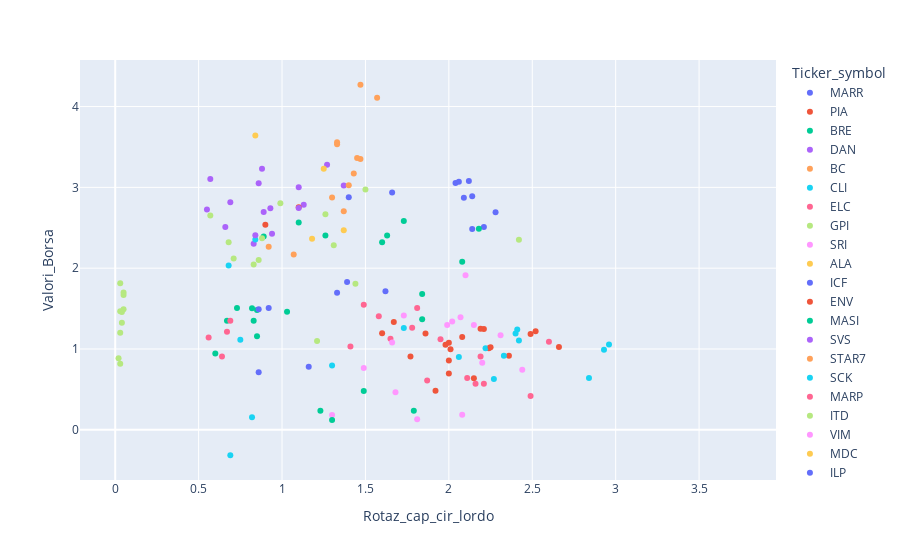

The cell this chart's notebook holds for it:
### Code cell
fig = px.scatter(df, y="Valori_Borsa", x="Rotaz_cap_cir_lordo", color='Ticker_symbol')
fig

### Figure 1 — Plotly figure (JSON) as saved in the notebook; plotly's stock layout.template omitted (floating-point values rounded to 4 significant figures)
{"data": [{"hovertemplate": "Ticker_symbol=MARR<br>Rotaz_cap_cir_lordo=%{x}<br>Valori_Borsa=%{y}<extra></extra>", "legendgroup": "MARR", "marker": {"color": "#636efa", "symbol": "circle"}, "mode": "markers", "name": "MARR", "orientation": "v", "showlegend": true, "type": "scatter", "x": [2.21, 1.66, 1.4, 2.04, 2.06, 2.12, 2.09, 2.14, 2.28, 2.14], "xaxis": "x", "y": [2.51, 2.935, 2.879, 3.054, 3.069, 3.079, 2.871, 2.889, 2.691, 2.485], "yaxis": "y"}, {"hovertemplate": "Ticker_symbol=PIA<br>Rotaz_cap_cir_lordo=%{x}<br>Valori_Borsa=%{y}<extra></extra>", "legendgroup": "PIA", "marker": {"color": "#EF553B", "symbol": "circle"}, "mode": "markers", "name": "PIA", "orientation": "v", "showlegend": true, "type": "scatter", "x": [2, 1.98, 2.01, 2.24, 2.15, 2.36, 1.92, 2, 1.77, 2], "xaxis": "x", "y": [1.077, 1.052, 0.9962, 1.008, 0.6392, 0.9179, 0.4837, 0.6981, 0.9066, 0.857], "yaxis": "y"}, {"hovertemplate": "Ticker_symbol=BRE<br>Rotaz_cap_cir_lordo=%{x}<br>Valori_Borsa=%{y}<extra></extra>", "legendgroup": "BRE", "marker": {"color": "#00cc96", "symbol": "circle"}, "mode": "markers", "name": "BRE", "orientation": "v", "showlegend": true, "type": "scatter", "x": [1.26, 1.1, 0.89, 1.63, 1.6, 1.73, 2.18, 2.08, 1.84, 1.84], "xaxis": "x", "y": [2.403, 2.564, 2.393, 2.404, 2.32, 2.585, 2.489, 2.08, 1.682, 1.368], "yaxis": "y"}, {"hovertemplate": "Ticker_symbol=DAN<br>Rotaz_cap_cir_lordo=%{x}<br>Valori_Borsa=%{y}<extra></extra>", "legendgroup": "DAN", "marker": {"color": "#ab63fa", "symbol": "circle"}, "mode": "markers", "name": "DAN", "orientation": "v", "showlegend": true, "type": "scatter", "x": [0.57, 1.27, 0.55, 0.69, 1.13, 0.86, 1.37, 0.93, 1.1, 0.88], "xaxis": "x", "y": [3.105, 3.279, 2.727, 2.815, 2.785, 3.052, 3.024, 2.741, 3.0, 3.231], "yaxis": "y"}, {"hovertemplate": "Ticker_symbol=BC<br>Rotaz_cap_cir_lordo=%{x}<br>Valori_Borsa=%{y}<extra></extra>", "legendgroup": "BC", "marker": {"color": "#FFA15A", "symbol": "circle"}, "mode": "markers", "name": "BC", "orientation": "v", "showlegend": true, "type": "scatter", "x": [1.47, 1.57, 1.33, 1.33, 1.47, 1.45, 1.4, 1.37, 1.3, 1.43], "xaxis": "x", "y": [4.27, 4.108, 3.533, 3.559, 3.35, 3.364, 3.027, 2.703, 2.874, 3.171], "yaxis": "y"}, {"hovertemplate": "Ticker_symbol=CLI<br>Rotaz_cap_cir_lordo=%{x}<br>Valori_Borsa=%{y}<extra></extra>", "legendgroup": "CLI", "marker": {"color": "#19d3f3", "symbol": "circle"}, "mode": "markers", "name": "CLI", "orientation": "v", "showlegend": true, "type": "scatter", "x": [2.96, 2.41, 2.06, 2.33, 2.22, 1.73, 2.42, 2.4, 2.93, 2.84], "xaxis": "x", "y": [1.054, 1.241, 0.9002, 0.9163, 1.008, 1.258, 1.105, 1.193, 0.9895, 0.6419], "yaxis": "y"}, {"hovertemplate": "Ticker_symbol=ELC<br>Rotaz_cap_cir_lordo=%{x}<br>Valori_Borsa=%{y}<extra></extra>", "legendgroup": "ELC", "marker": {"color": "#FF6692", "symbol": "circle"}, "mode": "markers", "name": "ELC", "orientation": "v", "showlegend": true, "type": "scatter", "x": [1.95, 1.78, 1.65, 2.6, 2.49, 2.19, 1.87, 2.11, 2.21, 2.16], "xaxis": "x", "y": [1.12, 1.264, 1.127, 1.089, 0.4187, 0.9083, 0.6098, 0.6419, 0.5704, 0.571], "yaxis": "y"}, {"hovertemplate": "Ticker_symbol=GPI<br>Rotaz_cap_cir_lordo=%{x}<br>Valori_Borsa=%{y}<extra></extra>", "legendgroup": "GPI", "marker": {"color": "#B6E880", "symbol": "circle"}, "mode": "markers", "name": "GPI", "orientation": "v", "showlegend": true, "type": "scatter", "x": [0.57, 0.99, 0.86, 0.83, 0.71, 0.88, 0.68, 1.31, 1.64, 1.37], "xaxis": "x", "y": [2.653, 2.803, 2.102, 2.046, 2.121, 2.37, 2.322, 2.282, null, null], "yaxis": "y"}, {"hovertemplate": "Ticker_symbol=SRI<br>Rotaz_cap_cir_lordo=%{x}<br>Valori_Borsa=%{y}<extra></extra>", "legendgroup": "SRI", "marker": {"color": "#FF97FF", "symbol": "circle"}, "mode": "markers", "name": "SRI", "orientation": "v", "showlegend": true, "type": "scatter", "x": [2.08, 2.44, 2.2, 2.31, 2.15, 2.1, 1.99, 2.02, 2.07, 1.73], "xaxis": "x", "y": [0.1865, 0.7443, 0.8286, 1.169, 1.297, 1.911, 1.297, 1.341, 1.394, 1.415], "yaxis": "y"}, {"hovertemplate": "Ticker_symbol=ALA<br>Rotaz_cap_cir_lordo=%{x}<br>Valori_Borsa=%{y}<extra></extra>", "legendgroup": "ALA", "marker": {"color": "#FECB52", "symbol": "circle"}, "mode": "markers", "name": "ALA", "orientation": "v", "showlegend": true, "type": "scatter", "x": [1.37, 1.18, 1.36, 1.47, 1.33, 1.29, 1.31, 1.21, 0.86, 1.33], "xaxis": "x", "y": [2.468, 2.366, null, null, null, null, null, null, null, null], "yaxis": "y"}, {"hovertemplate": "Ticker_symbol=ICF<br>Rotaz_cap_cir_lordo=%{x}<br>Valori_Borsa=%{y}<extra></extra>", "legendgroup": "ICF", "marker": {"color": "#636efa", "symbol": "circle"}, "mode": "markers", "name": "ICF", "orientation": "v", "showlegend": true, "type": "scatter", "x": [1.62, 1.39, 1.33, 1.71, 2.16, 1.91, 1.86, 2.23, 2.16, 2.09], "xaxis": "x", "y": [1.716, 1.828, 1.697, null, null, null, null, null, null, null], "yaxis": "y"}, {"hovertemplate": "Ticker_symbol=ENV<br>Rotaz_cap_cir_lordo=%{x}<br>Valori_Borsa=%{y}<extra></extra>", "legendgroup": "ENV", "marker": {"color": "#EF553B", "symbol": "circle"}, "mode": "markers", "name": "ENV", "orientation": "v", "showlegend": true, "type": "scatter", "x": [1.86, 1.67, 1.6, 2.52, 2.49, 2.21, 2.25, 2.66, 2.19, 2.08], "xaxis": "x", "y": [1.191, 1.335, 1.194, 1.221, 1.185, 1.247, 1.022, 1.026, 1.25, 1.15], "yaxis": "y"}, {"hovertemplate": "Ticker_symbol=MASI<br>Rotaz_cap_cir_lordo=%{x}<br>Valori_Borsa=%{y}<extra></extra>", "legendgroup": "MASI", "marker": {"color": "#00cc96", "symbol": "circle"}, "mode": "markers", "name": "MASI", "orientation": "v", "showlegend": true, "type": "scatter", "x": [0.73, 0.67, 0.6, 0.85, 0.83, 0.82, 1.03, 0.85, 1.09, 1.24], "xaxis": "x", "y": [1.506, 1.348, 0.9439, 1.157, 1.348, 1.504, 1.461, 1.482, null, null], "yaxis": "y"}, {"hovertemplate": "Ticker_symbol=SVS<br>Rotaz_cap_cir_lordo=%{x}<br>Valori_Borsa=%{y}<extra></extra>", "legendgroup": "SVS", "marker": {"color": "#ab63fa", "symbol": "circle"}, "mode": "markers", "name": "SVS", "orientation": "v", "showlegend": true, "type": "scatter", "x": [0.83, 0.77, 1.19, 1.22, 1.21, 1.02, 1.18, 1.27, 1.16, 1.09], "xaxis": "x", "y": [2.302, null, null, null, null, null, null, null, null, null], "yaxis": "y"}, {"hovertemplate": "Ticker_symbol=STAR7<br>Rotaz_cap_cir_lordo=%{x}<br>Valori_Borsa=%{y}<extra></extra>", "legendgroup": "STAR7", "marker": {"color": "#FFA15A", "symbol": "circle"}, "mode": "markers", "name": "STAR7", "orientation": "v", "showlegend": true, "type": "scatter", "x": [1.07, 0.92, 1.12, 1.37, 1.56, 1.47, 1.96, 1.98, 2.21, 2.05], "xaxis": "x", "y": [2.168, 2.265, null, null, null, null, null, null, null, null], "yaxis": "y"}, {"hovertemplate": "Ticker_symbol=SCK<br>Rotaz_cap_cir_lordo=%{x}<br>Valori_Borsa=%{y}<extra></extra>", "legendgroup": "SCK", "marker": {"color": "#19d3f3", "symbol": "circle"}, "mode": "markers", "name": "SCK", "orientation": "v", "showlegend": true, "type": "scatter", "x": [0.68, 0.84, 0.75, 0.82, 0.69, 1.08, 1.37, 1.48, 1.67, 1.7], "xaxis": "x", "y": [2.033, 2.356, 1.115, 0.157, -0.3147, null, null, null, null, null], "yaxis": "y"}, {"hovertemplate": "Ticker_symbol=MARP<br>Rotaz_cap_cir_lordo=%{x}<br>Valori_Borsa=%{y}<extra></extra>", "legendgroup": "MARP", "marker": {"color": "#FF6692", "symbol": "circle"}, "mode": "markers", "name": "MARP", "orientation": "v", "showlegend": true, "type": "scatter", "x": [1.58, 1.49, 1.41, 1.81, 1.81, 2, 1.92, 1.97, 2.23, 1.82], "xaxis": "x", "y": [1.406, 1.548, 1.03, 1.509, null, null, null, null, null, null], "yaxis": "y"}, {"hovertemplate": "Ticker_symbol=ITD<br>Rotaz_cap_cir_lordo=%{x}<br>Valori_Borsa=%{y}<extra></extra>", "legendgroup": "ITD", "marker": {"color": "#B6E880", "symbol": "circle"}, "mode": "markers", "name": "ITD", "orientation": "v", "showlegend": true, "type": "scatter", "x": [1.26, 1.5, 2.42, 1.44, 1.21, 2.46, 2.14, 1.62, 1.27, 2.33], "xaxis": "x", "y": [2.667, 2.973, 2.351, 1.808, 1.099, null, null, null, null, null], "yaxis": "y"}, {"hovertemplate": "Ticker_symbol=VIM<br>Rotaz_cap_cir_lordo=%{x}<br>Valori_Borsa=%{y}<extra></extra>", "legendgroup": "VIM", "marker": {"color": "#FF97FF", "symbol": "circle"}, "mode": "markers", "name": "VIM", "orientation": "v", "showlegend": true, "type": "scatter", "x": [1.81, 1.68, 1.3, 1.49, 1.66, 1.63, 1.82, 1.92, 2, 1.83], "xaxis": "x", "y": [0.131, 0.4637, 0.1823, 0.7655, 1.082, null, null, null, null, null], "yaxis": "y"}, {"hovertemplate": "Ticker_symbol=MDC<br>Rotaz_cap_cir_lordo=%{x}<br>Valori_Borsa=%{y}<extra></extra>", "legendgroup": "MDC", "marker": {"color": "#FECB52", "symbol": "circle"}, "mode": "markers", "name": "MDC", "orientation": "v", "showlegend": true, "type": "scatter", "x": [1.25, 0.84, 1.41, 2.15, 2.34, 2.36, 1.59, 1.48, 1.51, 1.51], "xaxis": "x", "y": [3.229, 3.64, null, null, null, null, null, null, null, null], "yaxis": "y"}, {"hovertemplate": "Ticker_symbol=ILP<br>Rotaz_cap_cir_lordo=%{x}<br>Valori_Borsa=%{y}<extra></extra>", "legendgroup": "ILP", "marker": {"color": "#636efa", "symbol": "circle"}, "mode": "markers", "name": "ILP", "orientation": "v", "showlegend": true, "type": "scatter", "x": [0.86, 0.92, 0.86, 1.16, 1.21, 0.87, 0.89, 0.87, 0.86, 0.95], "xaxis": "x", "y": [1.491, 1.509, 0.7129, 0.7793, null, null, null, null, null, null], "yaxis": "y"}, {"hovertemplate": "Ticker_symbol=CFL<br>Rotaz_cap_cir_lordo=%{x}<br>Valori_Borsa=%{y}<extra></extra>", "legendgroup": "CFL", "marker": {"color": "#EF553B", "symbol": "circle"}, "mode": "markers", "name": "CFL", "orientation": "v", "showlegend": true, "type": "scatter", "x": [0.9, 1.1, 1.52, 1.98, 2.05, 1.63, 1.74, 1.68, 1.75, 1.86], "xaxis": "x", "y": [2.537, 2.755, null, null, null, null, null, null, null, null], "yaxis": "y"}, {"hovertemplate": "Ticker_symbol=FCM<br>Rotaz_cap_cir_lordo=%{x}<br>Valori_Borsa=%{y}<extra></extra>", "legendgroup": "FCM", "marker": {"color": "#00cc96", "symbol": "circle"}, "mode": "markers", "name": "FCM", "orientation": "v", "showlegend": true, "type": "scatter", "x": [1.3, 1.23, 1.79, 1.49, 2.15, 1.97, 2.04, 1.77, 1.79, 1.97], "xaxis": "x", "y": [0.1222, 0.2351, 0.2351, 0.4793, null, null, null, null, null, null], "yaxis": "y"}, {"hovertemplate": "Ticker_symbol=FVI<br>Rotaz_cap_cir_lordo=%{x}<br>Valori_Borsa=%{y}<extra></extra>", "legendgroup": "FVI", "marker": {"color": "#ab63fa", "symbol": "circle"}, "mode": "markers", "name": "FVI", "orientation": "v", "showlegend": true, "type": "scatter", "x": [1.1, 0.89, 0.66, 0.94, 0.84, 1.08, 1.1, 1.02, 0.89, 0.94], "xaxis": "x", "y": [2.744, 2.695, 2.51, 2.425, 2.406, null, null, null, null, null], "yaxis": "y"}, {"hovertemplate": "Ticker_symbol=PLT<br>Rotaz_cap_cir_lordo=%{x}<br>Valori_Borsa=%{y}<extra></extra>", "legendgroup": "PLT", "marker": {"color": "#FFA15A", "symbol": "circle"}, "mode": "markers", "name": "PLT", "orientation": "v", "showlegend": true, "type": "scatter", "x": [1.83, 1.97, 0.8, 1.9, 2.5, 1.94, 2.17, 2.02, 2.96, 3.06], "xaxis": "x", "y": [null, null, null, null, null, null, null, null, null, null], "yaxis": "y"}, {"hovertemplate": "Ticker_symbol=LDB<br>Rotaz_cap_cir_lordo=%{x}<br>Valori_Borsa=%{y}<extra></extra>", "legendgroup": "LDB", "marker": {"color": "#19d3f3", "symbol": "circle"}, "mode": "markers", "name": "LDB", "orientation": "v", "showlegend": true, "type": "scatter", "x": [2.27, 1.3, 2.37, 2.32, 2.63, 2.65, 2.72, 3.6, 3.73, 3.5], "xaxis": "x", "y": [0.6291, 0.7953, null, null, null, null, null, null, null, null], "yaxis": "y"}, {"hovertemplate": "Ticker_symbol=FOS<br>Rotaz_cap_cir_lordo=%{x}<br>Valori_Borsa=%{y}<extra></extra>", "legendgroup": "FOS", "marker": {"color": "#FF6692", "symbol": "circle"}, "mode": "markers", "name": "FOS", "orientation": "v", "showlegend": true, "type": "scatter", "x": [0.67, 0.69, 0.64, 0.56, 1.39, 1.22, 0.73, 0.77, 0.88, 0.86], "xaxis": "x", "y": [1.212, 1.351, 0.9083, 1.143, null, null, null, null, null, null], "yaxis": "y"}, {"hovertemplate": "Ticker_symbol=BAN<br>Rotaz_cap_cir_lordo=%{x}<br>Valori_Borsa=%{y}<extra></extra>", "legendgroup": "BAN", "marker": {"color": "#B6E880", "symbol": "circle"}, "mode": "markers", "name": "BAN", "orientation": "v", "showlegend": true, "type": "scatter", "x": [0.05, 0.03, 0.04, 0.05, 0.05, 0.04, 0.03, 0.03, 0.03, 0.02], "xaxis": "x", "y": [1.699, 1.815, 1.459, 1.668, 1.493, 1.324, 1.201, 1.468, 0.8162, 0.8862], "yaxis": "y"}], "layout": {"legend": {"title": {"text": "Ticker_symbol"}, "tracegroupgap": 0}, "margin": {"t": 60}, "xaxis": {"anchor": "y", "domain": [0, 1], "title": {"text": "Rotaz_cap_cir_lordo"}}, "yaxis": {"anchor": "x", "domain": [0, 1], "title": {"text": "Valori_Borsa"}}}}
